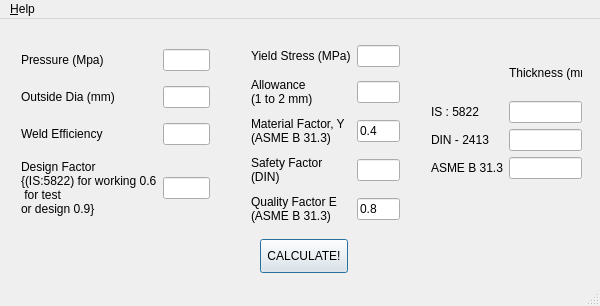
<?xml version="1.0" encoding="UTF-8"?>
<ui version="4.0">
 <class>MainWindow</class>
 <widget class="QMainWindow" name="MainWindow">
  <property name="geometry">
   <rect>
    <x>0</x>
    <y>0</y>
    <width>600</width>
    <height>306</height>
   </rect>
  </property>
  <property name="windowTitle">
   <string>MainWindow</string>
  </property>
  <widget class="QWidget" name="centralWidget">
   <widget class="QPushButton" name="pushButton">
    <property name="geometry">
     <rect>
      <x>260</x>
      <y>220</y>
      <width>88</width>
      <height>34</height>
     </rect>
    </property>
    <property name="text">
     <string>CALCULATE!</string>
    </property>
    <property name="autoDefault">
     <bool>true</bool>
    </property>
    <property name="default">
     <bool>true</bool>
    </property>
   </widget>
   <widget class="QWidget" name="gridLayoutWidget">
    <property name="geometry">
     <rect>
      <x>10</x>
      <y>10</y>
      <width>211</width>
      <height>211</height>
     </rect>
    </property>
    <layout class="QGridLayout" name="gridLayout">
     <item row="2" column="0">
      <widget class="QLabel" name="label_6">
       <property name="text">
        <string>Weld Efficiency</string>
       </property>
      </widget>
     </item>
     <item row="0" column="0">
      <widget class="QLabel" name="label_4">
       <property name="text">
        <string>Pressure (Mpa)</string>
       </property>
      </widget>
     </item>
     <item row="1" column="0">
      <widget class="QLabel" name="label_5">
       <property name="text">
        <string>Outside Dia (mm)</string>
       </property>
      </widget>
     </item>
     <item row="2" column="1">
      <widget class="QLineEdit" name="we"/>
     </item>
     <item row="1" column="1">
      <widget class="QLineEdit" name="od"/>
     </item>
     <item row="0" column="1">
      <widget class="QLineEdit" name="pr"/>
     </item>
     <item row="3" column="0">
      <widget class="QLabel" name="label_7">
       <property name="text">
        <string>Design Factor
{(IS:5822) for working 0.6
 for test 
or design 0.9}</string>
       </property>
      </widget>
     </item>
     <item row="3" column="1">
      <widget class="QLineEdit" name="df"/>
     </item>
    </layout>
   </widget>
   <widget class="QWidget" name="gridLayoutWidget_2">
    <property name="geometry">
     <rect>
      <x>420</x>
      <y>20</y>
      <width>173</width>
      <height>151</height>
     </rect>
    </property>
    <layout class="QGridLayout" name="gridLayout_2">
     <item row="2" column="2">
      <widget class="QLineEdit" name="to_din">
       <property name="readOnly">
        <bool>true</bool>
       </property>
      </widget>
     </item>
     <item row="1" column="2">
      <widget class="QLineEdit" name="to_is">
       <property name="readOnly">
        <bool>true</bool>
       </property>
      </widget>
     </item>
     <item row="1" column="0">
      <widget class="QLabel" name="label">
       <property name="text">
        <string>IS : 5822</string>
       </property>
      </widget>
     </item>
     <item row="2" column="0">
      <widget class="QLabel" name="label_2">
       <property name="text">
        <string>DIN - 2413</string>
       </property>
      </widget>
     </item>
     <item row="3" column="0">
      <widget class="QLabel" name="label_3">
       <property name="text">
        <string>ASME B 31.3</string>
       </property>
      </widget>
     </item>
     <item row="3" column="2">
      <widget class="QLineEdit" name="to_asme">
       <property name="text">
        <string/>
       </property>
       <property name="readOnly">
        <bool>true</bool>
       </property>
      </widget>
     </item>
     <item row="0" column="2">
      <widget class="QLabel" name="label_8">
       <property name="text">
        <string>Thickness (mm)</string>
       </property>
      </widget>
     </item>
    </layout>
   </widget>
   <widget class="QWidget" name="gridLayoutWidget_3">
    <property name="geometry">
     <rect>
      <x>240</x>
      <y>10</y>
      <width>171</width>
      <height>211</height>
     </rect>
    </property>
    <layout class="QGridLayout" name="gridLayout_3">
     <item row="2" column="1">
      <widget class="QLineEdit" name="y">
       <property name="text">
        <string>0.4</string>
       </property>
       <property name="readOnly">
        <bool>false</bool>
       </property>
      </widget>
     </item>
     <item row="0" column="0">
      <widget class="QLabel" name="label_9">
       <property name="text">
        <string>Yield Stress (MPa)</string>
       </property>
      </widget>
     </item>
     <item row="0" column="1">
      <widget class="QLineEdit" name="ys">
       <property name="readOnly">
        <bool>false</bool>
       </property>
      </widget>
     </item>
     <item row="1" column="0">
      <widget class="QLabel" name="label_10">
       <property name="text">
        <string>Allowance 
(1 to 2 mm)</string>
       </property>
      </widget>
     </item>
     <item row="1" column="1">
      <widget class="QLineEdit" name="allnce">
       <property name="readOnly">
        <bool>false</bool>
       </property>
      </widget>
     </item>
     <item row="2" column="0">
      <widget class="QLabel" name="label_11">
       <property name="text">
        <string>Material Factor, Y
(ASME B 31.3)</string>
       </property>
      </widget>
     </item>
     <item row="3" column="1">
      <widget class="QLineEdit" name="sfc">
       <property name="readOnly">
        <bool>false</bool>
       </property>
      </widget>
     </item>
     <item row="3" column="0">
      <widget class="QLabel" name="label_12">
       <property name="text">
        <string>Safety Factor
(DIN)</string>
       </property>
      </widget>
     </item>
     <item row="4" column="0">
      <widget class="QLabel" name="label_13">
       <property name="text">
        <string>Quality Factor E
(ASME B 31.3)</string>
       </property>
      </widget>
     </item>
     <item row="4" column="1">
      <widget class="QLineEdit" name="E">
       <property name="text">
        <string>0.8</string>
       </property>
      </widget>
     </item>
    </layout>
   </widget>
  </widget>
  <widget class="QStatusBar" name="statusBar"/>
  <widget class="QMenuBar" name="menuBar">
   <property name="geometry">
    <rect>
     <x>0</x>
     <y>0</y>
     <width>600</width>
     <height>30</height>
    </rect>
   </property>
   <widget class="QMenu" name="menu_Help">
    <property name="title">
     <string>&amp;Help</string>
    </property>
    <addaction name="action_Formulae"/>
    <addaction name="actionAbout"/>
   </widget>
   <addaction name="menu_Help"/>
  </widget>
  <action name="action_Formulae">
   <property name="text">
    <string>&amp;Formulae</string>
   </property>
  </action>
  <action name="actionAbout">
   <property name="text">
    <string>&amp;About</string>
   </property>
  </action>
 </widget>
 <layoutdefault spacing="6" margin="11"/>
 <tabstops>
  <tabstop>pr</tabstop>
  <tabstop>od</tabstop>
  <tabstop>we</tabstop>
  <tabstop>df</tabstop>
  <tabstop>ys</tabstop>
  <tabstop>allnce</tabstop>
  <tabstop>y</tabstop>
  <tabstop>sfc</tabstop>
  <tabstop>E</tabstop>
  <tabstop>pushButton</tabstop>
  <tabstop>to_is</tabstop>
  <tabstop>to_din</tabstop>
  <tabstop>to_asme</tabstop>
 </tabstops>
 <resources/>
 <connections/>
</ui>
